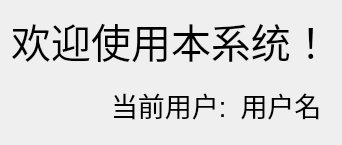
        <widget class="QWidget" name="page">
         <layout class="QVBoxLayout" name="verticalLayout_2">
          <item>
           <widget class="QLabel" name="lbl_welcome">
            <property name="font">
             <font>
              <pointsize>30</pointsize>
             </font>
            </property>
            <property name="layoutDirection">
             <enum>Qt::LayoutDirection::LeftToRight</enum>
            </property>
            <property name="text">
             <string>欢迎使用本系统！</string>
            </property>
            <property name="alignment">
             <set>Qt::AlignmentFlag::AlignCenter</set>
            </property>
           </widget>
          </item>
          <item>
           <widget class="QWidget" name="widget_16" native="true">
            <property name="maximumSize">
             <size>
              <width>16777215</width>
              <height>80</height>
             </size>
            </property>
            <layout class="QHBoxLayout" name="horizontalLayout_35">
             <item>
              <spacer name="horizontalSpacer_22">
               <property name="orientation">
                <enum>Qt::Orientation::Horizontal</enum>
               </property>
               <property name="sizeHint" stdset="0">
                <size>
                 <width>40</width>
                 <height>20</height>
                </size>
               </property>
              </spacer>
             </item>
             <item>
              <widget class="QLabel" name="label_21">
               <property name="font">
                <font>
                 <pointsize>20</pointsize>
                </font>
               </property>
               <property name="text">
                <string>  当前用户:</string>
               </property>
              </widget>
             </item>
             <item>
              <widget class="QLabel" name="lbl_userName">
               <property name="font">
                <font>
                 <pointsize>20</pointsize>
                </font>
               </property>
               <property name="text">
                <string> 用户名</string>
               </property>
              </widget>
             </item>
            </layout>
           </widget>
          </item>
         </layout>
        </widget>
